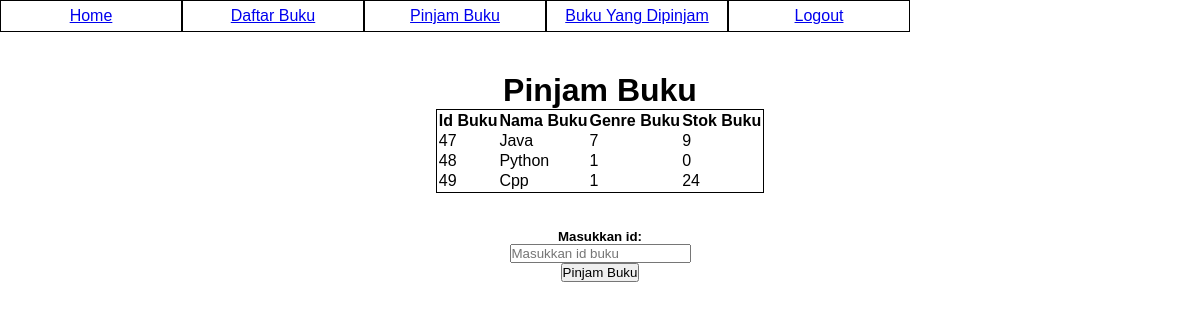
Screenshot of /pinjambuku.php (signed in) with the database file from the repository.
### tables this page shows
CREATE TABLE `buku` (
  `id_buku` int(7) NOT NULL,
  `nama_buku` varchar(255) NOT NULL,
  `genre_buku` int(7) NOT NULL,
  `stok_buku` int(7) NOT NULL DEFAULT 0
);

### pinjambuku.php (the view, shortened to what this page needs)
<!DOCTYPE html>
<html>
<head>
	<link rel="stylesheet" type="text/css" href="style.css">
</head>
<body>
	<ul>
		<li><a href="beranda.php">Home</a></li>
		<li><a href="daftarbuku.php">Daftar Buku</a></li>
		<?php
		if($_SESSION['level'] == 'user'){
		?>
		<li><a href="pinjambuku.php">Pinjam Buku</a></li>
		<li><a href="bukudipinjam.php">Buku Yang Dipinjam</a></li>
		<?php
			}
		?>
		<li><a href="logout.php">Logout</a></li>
	</ul>
	<br><br>
	<br><br>
	<center>
		<h1>Pinjam Buku</h1>
		<form action="post_pinjam_buku.php" method="GET">
		<?php
		include "koneksi.php";
		  $sql=mysqli_query($conn, "SELECT * FROM buku");
		  echo '
		  <table style="border: 1px solid black;">
		  <thead>
		  	<tr>
		  		<th>Id Buku</th>
		  		<th>Nama Buku</th>
		  		<th>Genre Buku</th>
		  		<th>Stok Buku</th>
		  	</tr>
		  </thead>
		  <tbody>';
		  while ($row = mysqli_fetch_array($sql))
			{
				echo '<tr>
						<td>'.$row['id_buku'].'</td>
						<td>'.$row['nama_buku'].'</td>
						<td>'.$row['genre_buku'].'</td>
						<td>'.$row['stok_buku'].'</td>
					</tr>';
			}
			echo '
				</tbody>
		  </table>
		  '
		 ?>
		   <br><br>
		   <h5>Masukkan id:</h5>
		 <input type="text" name="id_buku" placeholder="Masukkan id buku"> <br>
		<button type="submit" name="submit" onclick="return confirm('Apa anda yakin ingin meminjam?');">Pinjam Buku</button>
		</form>
	</center>
</body>
</html>

### style.css (style rules this page uses)
* { margin: 0; padding: 0; font-family: sans-serif; }
ul li { border: 1px solid; width: 15%; height: 30px; float: left; list-style: none; text-align: center; line-height: 30px; }

### rows the page displays
buku: id_buku "47", nama_buku "Java", genre_buku "7", stok_buku "9"
buku: id_buku "48", nama_buku "Python", genre_buku "1", stok_buku "0"
buku: id_buku "49", nama_buku "Cpp", genre_buku "1", stok_buku "24"
